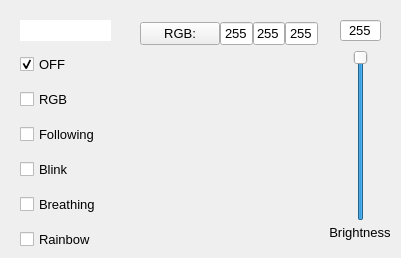
<?xml version="1.0" encoding="UTF-8"?>
<ui version="4.0">
 <class>led</class>
 <widget class="QWidget" name="led">
  <property name="geometry">
   <rect>
    <x>0</x>
    <y>0</y>
    <width>401</width>
    <height>258</height>
   </rect>
  </property>
  <property name="font">
   <font>
    <family>Arial</family>
   </font>
  </property>
  <property name="windowTitle">
   <string>Led</string>
  </property>
  <property name="styleSheet">
   <string notr="true">QWidget{
background:#484848;
}
QAbstractButton{
border-style:none;
border-radius:0px;
padding:5px;
color:#DCDCDC;
background:qlineargradient(spread:pad,x1:0,y1:0,x2:0,y2:1,stop:0 #858585,stop:1 #383838);
}
QAbstractButton:hover{
color:#000000;
background-color:#008aff;
}
QAbstractButton:pressed{
color:#DCDCDC;
border-style:solid;
border-width:0px 0px 0px 4px;
padding:4px 4px 4px 2px;
border-color:#008aff;
background-color:#444444;
}

QLabel{
color:#DCDCDC;


}
QLabel:focus{
border:1px solid #00BB9E;

}

QLineEdit{
border:1px solid #242424;
border-radius:3px;
padding:2px;
background:none;
selection-background-color:#484848;
selection-color:#DCDCDC;
}
QLineEdit:focus,QLineEdit:hover{
border:1px solid #242424;
}
QLineEdit{
border:1px solid #242424;
border-radius:3px;
padding:2px;
background:none;
selection-background-color:#484848;
selection-color:#DCDCDC;
}

QLineEdit:focus,QLineEdit:hover{
border:1px solid #242424;
}
QLineEdit{
lineedit-password-character:9679;
}
font: 10pt &quot;Arial&quot;;</string>
  </property>
  <widget class="QWidget" name="widget_led_color_disk" native="true">
   <property name="geometry">
    <rect>
     <x>120</x>
     <y>40</y>
     <width>191</width>
     <height>201</height>
    </rect>
   </property>
   <property name="font">
    <font>
     <family>Arial</family>
    </font>
   </property>
  </widget>
  <widget class="QLabel" name="label_led_4">
   <property name="geometry">
    <rect>
     <x>325</x>
     <y>220</y>
     <width>70</width>
     <height>25</height>
    </rect>
   </property>
   <property name="font">
    <font>
     <family>Arial</family>
     <pointsize>10</pointsize>
     <weight>50</weight>
     <italic>false</italic>
     <bold>false</bold>
    </font>
   </property>
   <property name="styleSheet">
    <string notr="true">font: 10pt &quot;Arial&quot;;</string>
   </property>
   <property name="text">
    <string>Brightness</string>
   </property>
   <property name="alignment">
    <set>Qt::AlignCenter</set>
   </property>
  </widget>
  <widget class="QSlider" name="verticalSlider_led_brightness">
   <property name="geometry">
    <rect>
     <x>350</x>
     <y>50</y>
     <width>22</width>
     <height>171</height>
    </rect>
   </property>
   <property name="font">
    <font>
     <family>Arial</family>
    </font>
   </property>
   <property name="maximum">
    <number>255</number>
   </property>
   <property name="value">
    <number>255</number>
   </property>
   <property name="orientation">
    <enum>Qt::Vertical</enum>
   </property>
  </widget>
  <widget class="QWidget" name="verticalLayoutWidget">
   <property name="geometry">
    <rect>
     <x>20</x>
     <y>50</y>
     <width>91</width>
     <height>208</height>
    </rect>
   </property>
   <property name="font">
    <font>
     <family>Arial</family>
    </font>
   </property>
   <layout class="QVBoxLayout" name="verticalLayout_led_1">
    <property name="spacing">
     <number>10</number>
    </property>
    <property name="topMargin">
     <number>0</number>
    </property>
    <property name="bottomMargin">
     <number>0</number>
    </property>
    <item>
     <widget class="QCheckBox" name="checkBox_led_mode_off">
      <property name="font">
       <font>
        <family>Arial</family>
        <pointsize>10</pointsize>
        <weight>50</weight>
        <italic>false</italic>
        <bold>false</bold>
       </font>
      </property>
      <property name="acceptDrops">
       <bool>false</bool>
      </property>
      <property name="styleSheet">
       <string notr="true">font: 10pt &quot;Arial&quot;;</string>
      </property>
      <property name="text">
       <string>OFF</string>
      </property>
      <property name="checked">
       <bool>true</bool>
      </property>
     </widget>
    </item>
    <item>
     <widget class="QCheckBox" name="checkBox_led_mode_rgb">
      <property name="font">
       <font>
        <family>Arial</family>
        <pointsize>10</pointsize>
        <weight>50</weight>
        <italic>false</italic>
        <bold>false</bold>
       </font>
      </property>
      <property name="styleSheet">
       <string notr="true">font: 10pt &quot;Arial&quot;;</string>
      </property>
      <property name="text">
       <string>RGB</string>
      </property>
     </widget>
    </item>
    <item>
     <widget class="QCheckBox" name="checkBox_led_mode_following">
      <property name="font">
       <font>
        <family>Arial</family>
        <pointsize>10</pointsize>
        <weight>50</weight>
        <italic>false</italic>
        <bold>false</bold>
       </font>
      </property>
      <property name="styleSheet">
       <string notr="true">font: 10pt &quot;Arial&quot;;</string>
      </property>
      <property name="text">
       <string>Following</string>
      </property>
     </widget>
    </item>
    <item>
     <widget class="QCheckBox" name="checkBox_led_mode_blink">
      <property name="font">
       <font>
        <family>Arial</family>
        <pointsize>10</pointsize>
        <weight>50</weight>
        <italic>false</italic>
        <bold>false</bold>
       </font>
      </property>
      <property name="styleSheet">
       <string notr="true">font: 10pt &quot;Arial&quot;;</string>
      </property>
      <property name="text">
       <string>Blink</string>
      </property>
     </widget>
    </item>
    <item>
     <widget class="QCheckBox" name="checkBox_led_mode_breathing">
      <property name="font">
       <font>
        <family>Arial</family>
        <pointsize>10</pointsize>
        <weight>50</weight>
        <italic>false</italic>
        <bold>false</bold>
       </font>
      </property>
      <property name="styleSheet">
       <string notr="true">font: 10pt &quot;Arial&quot;;</string>
      </property>
      <property name="text">
       <string>Breathing</string>
      </property>
     </widget>
    </item>
    <item>
     <widget class="QCheckBox" name="checkBox_led_mode_rainbow">
      <property name="font">
       <font>
        <family>Arial</family>
        <pointsize>10</pointsize>
        <weight>50</weight>
        <italic>false</italic>
        <bold>false</bold>
       </font>
      </property>
      <property name="styleSheet">
       <string notr="true">font: 10pt &quot;Arial&quot;;</string>
      </property>
      <property name="text">
       <string>Rainbow</string>
      </property>
     </widget>
    </item>
   </layout>
   <zorder>checkBox_led_mode_off</zorder>
   <zorder>checkBox_led_mode_rgb</zorder>
   <zorder>checkBox_led_mode_blink</zorder>
   <zorder>checkBox_led_mode_breathing</zorder>
   <zorder>checkBox_led_mode_rainbow</zorder>
   <zorder>checkBox_led_mode_following</zorder>
  </widget>
  <widget class="QLineEdit" name="lineEdit_led_brightness">
   <property name="geometry">
    <rect>
     <x>340</x>
     <y>20</y>
     <width>41</width>
     <height>21</height>
    </rect>
   </property>
   <property name="font">
    <font>
     <family>Arial</family>
     <pointsize>10</pointsize>
     <weight>50</weight>
     <italic>false</italic>
     <bold>false</bold>
    </font>
   </property>
   <property name="styleSheet">
    <string notr="true">font: 10pt &quot;Arial&quot;;</string>
   </property>
   <property name="text">
    <string>255</string>
   </property>
   <property name="alignment">
    <set>Qt::AlignCenter</set>
   </property>
  </widget>
  <widget class="QLabel" name="label_led_color_disk">
   <property name="geometry">
    <rect>
     <x>20</x>
     <y>20</y>
     <width>91</width>
     <height>21</height>
    </rect>
   </property>
   <property name="font">
    <font>
     <family>Arial</family>
    </font>
   </property>
   <property name="styleSheet">
    <string notr="true">background-color: rgb(255, 255, 255);</string>
   </property>
   <property name="text">
    <string/>
   </property>
  </widget>
  <widget class="QWidget" name="layoutWidget">
   <property name="geometry">
    <rect>
     <x>130</x>
     <y>20</y>
     <width>188</width>
     <height>28</height>
    </rect>
   </property>
   <property name="font">
    <font>
     <family>Arial</family>
    </font>
   </property>
   <layout class="QHBoxLayout" name="horizontalLayout" stretch="10,8,8,8">
    <property name="spacing">
     <number>0</number>
    </property>
    <property name="leftMargin">
     <number>10</number>
    </property>
    <item>
     <widget class="QPushButton" name="button_led_update_color">
      <property name="font">
       <font>
        <family>Arial</family>
        <pointsize>10</pointsize>
        <weight>50</weight>
        <italic>false</italic>
        <bold>false</bold>
       </font>
      </property>
      <property name="styleSheet">
       <string notr="true">font: 10pt &quot;Arial&quot;;</string>
      </property>
      <property name="text">
       <string>RGB:</string>
      </property>
     </widget>
    </item>
    <item>
     <widget class="QLineEdit" name="lineEdit_led_color_r">
      <property name="font">
       <font>
        <family>Arial</family>
        <pointsize>10</pointsize>
        <weight>50</weight>
        <italic>false</italic>
        <bold>false</bold>
       </font>
      </property>
      <property name="styleSheet">
       <string notr="true">font: 10pt &quot;Arial&quot;;</string>
      </property>
      <property name="text">
       <string>255</string>
      </property>
      <property name="alignment">
       <set>Qt::AlignCenter</set>
      </property>
     </widget>
    </item>
    <item>
     <widget class="QLineEdit" name="lineEdit_led_color_g">
      <property name="font">
       <font>
        <family>Arial</family>
        <pointsize>10</pointsize>
        <weight>50</weight>
        <italic>false</italic>
        <bold>false</bold>
       </font>
      </property>
      <property name="styleSheet">
       <string notr="true">font: 10pt &quot;Arial&quot;;</string>
      </property>
      <property name="text">
       <string>255</string>
      </property>
      <property name="alignment">
       <set>Qt::AlignCenter</set>
      </property>
     </widget>
    </item>
    <item>
     <widget class="QLineEdit" name="lineEdit_led_color_b">
      <property name="font">
       <font>
        <family>Arial</family>
        <pointsize>10</pointsize>
        <weight>50</weight>
        <italic>false</italic>
        <bold>false</bold>
       </font>
      </property>
      <property name="styleSheet">
       <string notr="true">font: 10pt &quot;Arial&quot;;</string>
      </property>
      <property name="text">
       <string>255</string>
      </property>
      <property name="alignment">
       <set>Qt::AlignCenter</set>
      </property>
     </widget>
    </item>
   </layout>
  </widget>
 </widget>
 <resources/>
 <connections/>
</ui>
